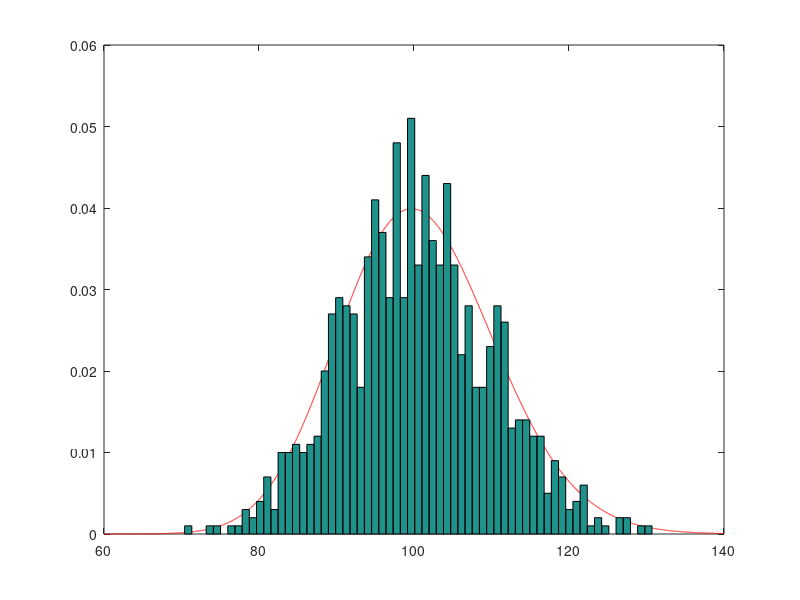

MATLAB code to generate this figure:

alpha=100.7;
lamda=1;
ai=floor(alpha);
af=alpha-ai;
k=(af*gamma(af)*e)/(e+af);
X=[];
Y=[];
Z=[];
tic
for i=1:1000
y=[];
for i=1:ai
	y=[y -1*(log(1-rand))/lamda];
end
Y=[Y sum(y)];
end
tot=0;
acc=0;
t1=toc

while (size(Z)(2)<1000)
	u1=rand;
	if u1<e/(e+af)
		a=(u1*(1+af/e))^(1/af);
	else
		a= -1*(log((1-u1)*(af+e)/(af*e)));
	end
	u2=rand;
	if a<1
		if u2<e^(-lamda*a)
			Z=[Z a];
			acc=acc+1;
		end
	else 
		if u2<a^(af-1)
			Z=[Z a];
			acc=acc+1;
		end
	end
	tot=tot+1;
endwhile 
X=Y+Z/lamda;
disp('Rejection Ratio is:'), disp(1-acc/tot);

x1 = 60:0.01:140;
%%0.005-12,60-140,0.005-10 for alpha = 3.2,100.7,1.5
y1 = gampdf(x1,alpha,lamda);


plot(x1,y1,'r-')
hold on
hist(X,65,1)
%% 11.7,50,8.7 for alpha=3.2,100.7,1.5
hold off
		
t=toc
